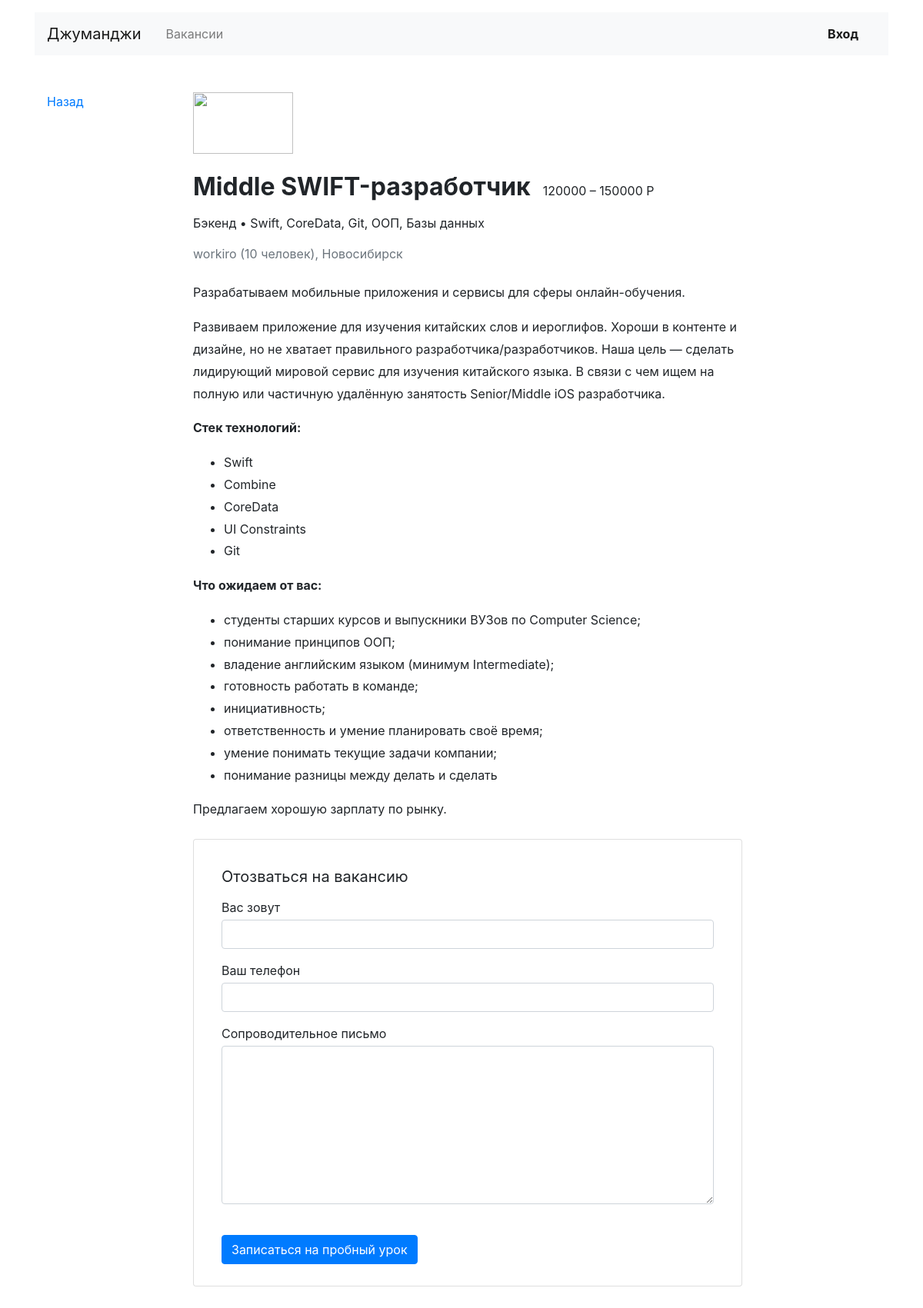
The app's page /vacancies/3/ with its own data.
### vacancies/models.py (models this page shows, shortened)
class Vacancy(models.Model):
    title = models.CharField(max_length=128)
    specialty = models.ForeignKey(Specialty, on_delete=models.CASCADE, related_name="vacancies")
    company = models.ForeignKey(Company, on_delete=models.CASCADE, related_name="vacancies")
    skills = models.TextField()
    description = models.TextField()
    salary_min = models.IntegerField()
    salary_max = models.IntegerField()
    published_at = models.DateTimeField()

class Specialty(models.Model):
    code = models.CharField(max_length=128, primary_key=True, unique=True)
    title = models.CharField(max_length=128)
    picture = models.URLField(default='https://place-hold.it/100x60')

class Company(models.Model):
    name = models.CharField(max_length=128)
    location = models.CharField(max_length=32)
    logo = models.URLField(default='https://place-hold.it/100x60')
    description = models.TextField()
    employee_count = models.IntegerField()

### vacancies/views.py (the view)
# urls.py: path('vacancies/<int:vacancy_id>/', vacancies_views.one_vac_view, name='vacancy'),
def one_vac_view(request, vacancy_id):
    that_vacancy = Vacancy.objects.filter(id=vacancy_id)
    context = {'vacancy': that_vacancy.select_related("specialty").select_related("company")[0]}
    return render(request, "vacancies/vacancy.html", context=context)

### vacancies/templates/vacancies/vacancy.html (shortened to what this page needs)
{% extends 'vacancies/base.html' %}
{% block content %}
  <main class="container mt-3 pb-5">
    <div class="row mt-5">
      <div class="col-12 col-lg-2">
        <div class="pl-3 mb-5">
          <p><a href="/vacancies/">Назад</a></p>
        </div>
      </div>
      <div class="col-12 col-lg-8">
        <section class="pl-3">
          <a href="#"><img src="https://place-hold.it/130x80" width="130" height="80" alt=""></a>
          <div class="d-flex align-items-baseline align-content-baseline">
            <h1 class="h2 mt-4 font-weight-bold" >{{ vacancy.title }}</h1>
            <p class="m-0 pl-3">{{ vacancy.salary_min }} – {{ vacancy.salary_max }} Р</p>
          </div>
          <p class="mt-2">{{ vacancy.specialty.title }} • {{ vacancy.skills }}</p>
          <p class="text-muted mb-4">{{ vacancy.company.name }} ({{ vacancy.company.employee_count }} человек), {{ vacancy.company.location }}</p>
          <div style="line-height: 1.8;">
            <p>{{ vacancy.company.description }}</p>
            {{ vacancy.description|safe }}
          </div>
          <form action="/echo" class="card mt-4 mb-3" enctype="multipart/form-data">
            <div class="card-body mx-3">
              <p class="h5 mt-3 font-weight-normal">Отозваться на вакансию</p>
              <div class="form-group">
                <label class="mb-1 mt-2" for="userName">Вас зовут</label>
                <input class="form-control" type="text" placeholder="" id="userName">
              </div>
              <div class="form-group">
                <label class="mb-1" for="userPhone">Ваш телефон</label>
                <input class="form-control" type="tel" placeholder="" id="userPhone">
              </div>
              <div class="form-group">
                <label class="mb-1" for="userMsg" >Сопроводительное письмо</label>
                <textarea class="form-control" rows="8" id="userMsg"></textarea>
              </div>
              <input type="submit" class="btn btn-primary mt-4 mb-2" value="Записаться на пробный урок">
            </div>
          </form>
        </section>
      </div>
    </div>
  </main>
  {% endblock %}

### records on screen
Vacancy: title "Middle SWIFT-разработчик", salary_min "120000", salary_max "150000", specialty "Бэкенд", skills "Swift, CoreData, Git, ООП, Базы данных", company.name "workiro", company.employee_count "10", company.location "Новосибирск", company.description "Разрабатываем мобильные приложения и сервисы для сферы онлайн-обучения.", description "Развиваем приложение для изучения китайских слов и иероглифов. Хороши в контенте и дизайне, но не хватает правильного разработчика/разработчиков. Наша цель — сделать лидирующий мировой сервис для изучения китайского языка. В связи с чем ищем на полную или частичную удалённую занятость Senior/Middle iOS разработчика. Стек технологий: Swift Combine CoreData UI Constraints Git Что ожидаем от вас: студенты старших курсов и выпускники ВУЗов по Computer Science; понимание принципов ООП; владение английским языком (минимум Intermediate); готовность работать в команде; инициативность; ответственность и умение планировать своё время; умение понимать текущие задачи компании; понимание разницы между…"
